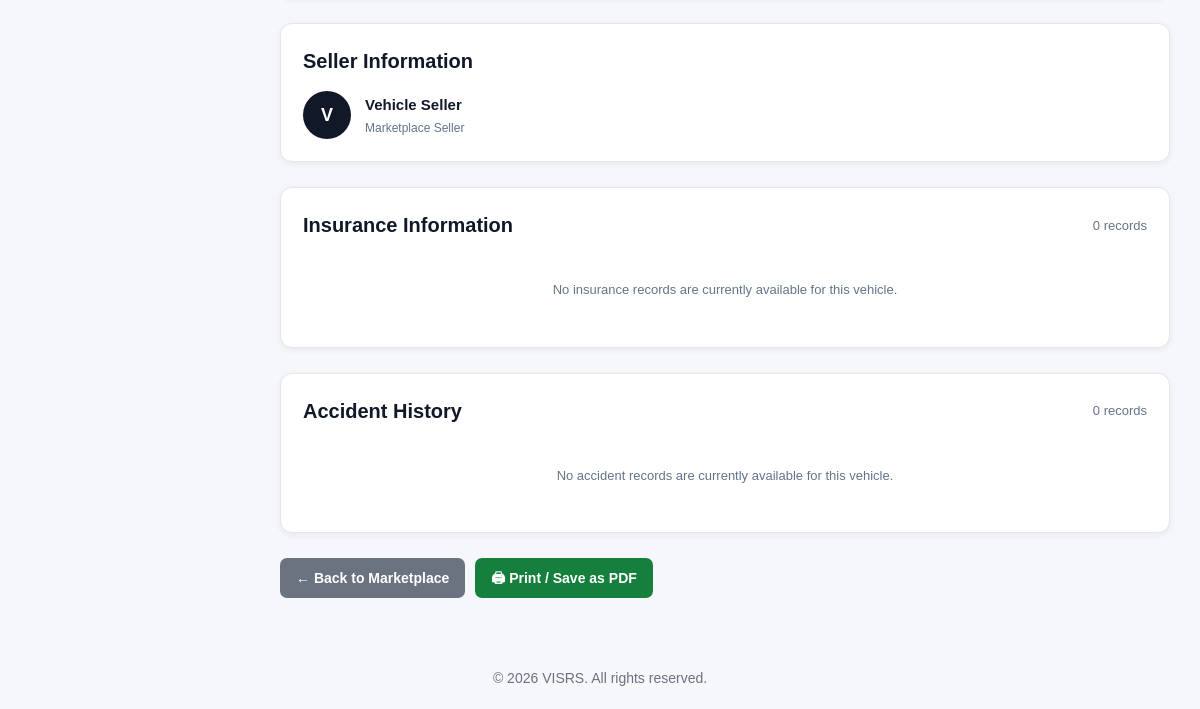
The page /marketplace/view.php?vehicle_id=5 (signed in, lower part) on the database as committed earlier.
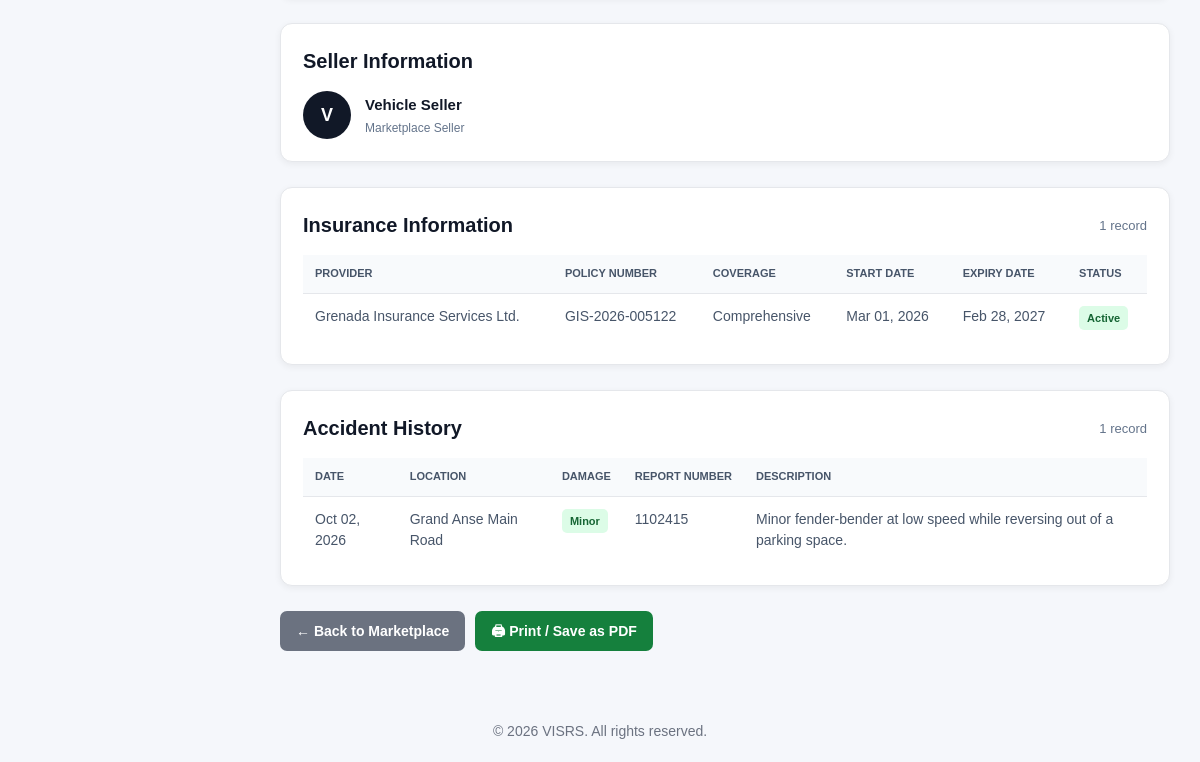
The same page on the database as committed later.
### tables this page shows
CREATE TABLE `insurance` (
  `InsuranceID` int(11) NOT NULL,
  `VehicleID` int(11) NOT NULL,
  `ProviderName` varchar(150) NOT NULL,
  `PolicyNumber` varchar(100) NOT NULL,
  `CoverageType` varchar(100) DEFAULT NULL,
  `StartDate` date DEFAULT NULL,
  `ExpiryDate` date DEFAULT NULL,
  `Status` enum('Active','Expired','Cancelled') NOT NULL DEFAULT 'Active',
  `CreatedAt` timestamp NOT NULL DEFAULT current_timestamp()
);

CREATE TABLE `accidents` (
  `AccidentID` int(11) NOT NULL,
  `VehicleID` int(11) NOT NULL,
  `AccidentDate` date NOT NULL,
  `Location` varchar(255) DEFAULT NULL,
  `Description` text DEFAULT NULL,
  `DamageLevel` enum('Minor','Moderate','Major','Severe') NOT NULL DEFAULT 'Minor',
  `ReportNumber` varchar(100) DEFAULT NULL,
  `CreatedAt` timestamp NOT NULL DEFAULT current_timestamp()
);

### includes/functions.php (called while the page is built, shortened)
<?php
function e($value)
{
    return htmlspecialchars(
        (string) $value,
        ENT_QUOTES,
        "UTF-8"
    );
}
    ?>
    <?php
function formatDate($date)
{
    $timestamp = strtotime($date);
    return date("M d, Y", $timestamp);
}
function displayValue($value)
{
    return e($value);
}
    ?>

### marketplace/view.php (the view, shortened to what the changed rows need)
<?php
require_once __DIR__ . "/../includes/database.php";
require_once __DIR__ . "/../includes/functions.php";
$vehicleId = filter_input(
    INPUT_GET,
    "vehicle_id",
    FILTER_VALIDATE_INT
);
    ?>
    <?php
$accidentStmt = $pdo->prepare("SELECT * FROM accidents WHERE VehicleID = ? ORDER BY AccidentDate DESC");
$accidentStmt->execute([$vehicleId]);
$accidents = $accidentStmt->fetchAll();
$insuranceStmt = $pdo->prepare("SELECT * FROM insurance WHERE VehicleID = ? ORDER BY StartDate DESC");
$insuranceStmt->execute([$vehicleId]);
$insuranceRecords = $insuranceStmt->fetchAll();
require_once "../includes/head.php";
?>
<body>
<div class="layout">
    <main class="main-content">
        <main class="content">
            <div class="vehicle-section">
                <div class="vehicle-detail-card">
                    <div class="vehicle-detail-card-content">
                        <div class="vehicle-section-header">
                            <h2>Seller Information</h2>
                        </div>
                    </div>
                </div>
            </div>
            <div class="vehicle-section">
                <div class="vehicle-detail-card">
                    <div class="vehicle-detail-card-content">
                        <div class="vehicle-section-header">
                            <h2>Insurance Information</h2>
                            <span class="vehicle-section-count">
                                <?= count($insuranceRecords) ?> <?= count($insuranceRecords) === 1 ? "record" : "records" ?>
                            </span>
                        </div>
                        <?php if (count($insuranceRecords) > 0): ?>
                            <div class="vehicle-record-table-wrapper">
                                <table class="vehicle-record-table">
                                    <thead>
                                        <tr>
                                            <th>Provider</th>
                                            <th>Policy Number</th>
                                            <th>Coverage</th>
                                            <th>Start Date</th>
                                            <th>Expiry Date</th>
                                            <th>Status</th>
                                        </tr>
                                    </thead>
                                    <tbody>
                                        <?php foreach ($insuranceRecords as $insurance): ?>
                                            <tr>
                                                <td><?= e($insurance["ProviderName"]) ?></td>
                                                <td><?= e($insurance["PolicyNumber"]) ?></td>
                                                <td><?= displayValue($insurance["CoverageType"]) ?></td>
                                                <td><?= formatDate($insurance["StartDate"]) ?></td>
                                                <td><?= formatDate($insurance["ExpiryDate"]) ?></td>
                                                <td>
                                                    <span class="record-status <?= e(strtolower($insurance["Status"])) ?>">
                                                        <?= e($insurance["Status"]) ?>
                                                    </span>
                                                </td>
                                            </tr>
                                        <?php endforeach; ?>
                                    </tbody>
                                </table>
                            </div>
                        <?php else: ?>
                            <div class="vehicle-empty-record">
                                No insurance records are currently available for this vehicle.
                            </div>
                        <?php endif; ?>
                    </div>
                </div>
            </div>
            <div class="vehicle-section">
                <div class="vehicle-detail-card">
                    <div class="vehicle-detail-card-content">
                        <div class="vehicle-section-header">
                            <h2>Accident History</h2>
                            <span class="vehicle-section-count">
                                <?= count($accidents) ?> <?= count($accidents) === 1 ? "record" : "records" ?>
                            </span>
                        </div>
                        <?php if (count($accidents) > 0): ?>
                            <div class="vehicle-record-table-wrapper">
                                <table class="vehicle-record-table">
                                    <thead>
                                        <tr>
                                            <th>Date</th>
                                            <th>Location</th>
                                            <th>Damage</th>
                                            <th>Report Number</th>
                                            <th>Description</th>
                                        </tr>
                                    </thead>
                                    <tbody>
                                        <?php foreach ($accidents as $accident): ?>
                                            <tr>
                                                <td><?= formatDate($accident["AccidentDate"]) ?></td>
                                                <td><?= displayValue($accident["Location"]) ?></td>
                                                <td>
                                                    <span class="damage-level <?= e(strtolower($accident["DamageLevel"])) ?>">
                                                        <?= e($accident["DamageLevel"]) ?>
                                                    </span>
                                                </td>
                                                <td><?= displayValue($accident["ReportNumber"]) ?></td>
                                                <td>
                                                    <?php
                                                    $accidentDescription = trim($accident["Description"] ?? "");
                                                    echo $accidentDescription !== "" ? e($accidentDescription) : "—";
                                                    ?>
                                                </td>
                                            </tr>
                                        <?php endforeach; ?>
                                    </tbody>
                                </table>
                            </div>
                        <?php else: ?>
                            <div class="vehicle-empty-record">
                                No accident records are currently available for this vehicle.
                            </div>
                        <?php endif; ?>
                    </div>
                </div>
            </div>
        </main>
    </main>
</div>
<?php require_once __DIR__ . "/../includes/footer.php"; ?>

Rows that differ between the two databases and show on the page:
added insurance: ProviderName "Grenada Insurance Services Ltd.", PolicyNumber "GIS-2026-005122", CoverageType "Comprehensive", StartDate "Mar 01, 2026", ExpiryDate "Feb 28, 2027", Status "Active"
added accidents: AccidentDate "Oct 02, 2026", Location "Grand Anse Main Road", DamageLevel "Minor", ReportNumber "1102415", Description "Minor fender-bender at low speed while reversing out of a parking space."
Other text that changed with them:
count($insuranceRecords): "0" → "1"
count($accidents): "0" → "1"
text no longer shown: "records No insurance records are currently available for this vehicle. records No accident records are currently available for this vehicle."
text now shown: "record PROVIDER POLICY NUMBER COVERAGE START DATE EXPIRY DATE STATUS record DATE LOCATION DAMAGE REPORT NUMBER DESCRIPTION"
